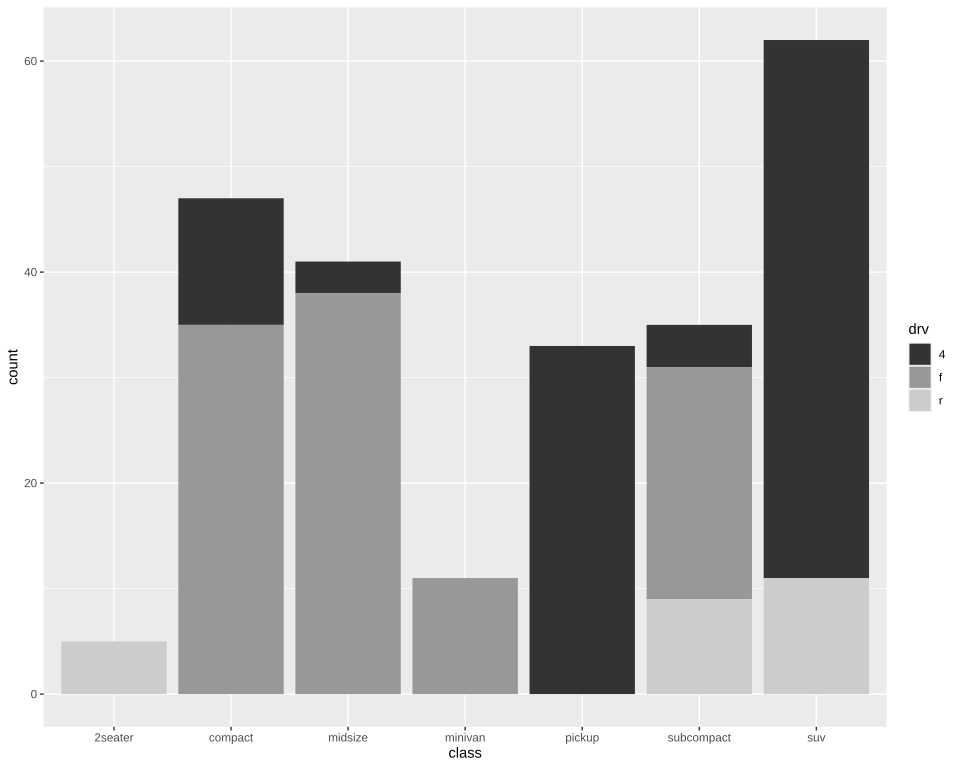

Reproduce this figure in R.
# The plot test/golden/scale_gray_bars.svg draws, drawn by ggplot2 itself, as ggplot2's own visual tests
# draw their snapshots: the independent check on that golden whenever it changes. The suite never
# runs this; it needs R, ggplot2 and vdiffr, saved as the Docker image giggly-r:ggplot2-4.0.3. From
# the repository's root:
#
#   docker run --rm -v "$PWD/test/golden":/golden:ro giggly-r:ggplot2-4.0.3 \
#     Rscript /golden/scale_gray_bars.R > scale_gray_bars.ggplot2.svg
#
# and compare the two drawings element by element, as test/golden/point.R describes.
#
# mpg's cars counted by class, each bar stacked by drive train and filled with greys from 0.2 to
# 0.8, spaced evenly once raised to the power 2.2, as R's grey.colors() spaces them.
#
# First checked with ggplot2 4.0.3 and vdiffr 1.0.9: every element and clip path matches but
# svglite's around the whole drawing, the one departure test/golden/point.R's, the x axis drawn
# before the y.

library(ggplot2)

plot <- ggplot(mpg, aes(class, fill = drv)) +
  geom_bar() +
  scale_fill_grey() +
  theme_gray()

file <- tempfile(fileext = ".svg")
vdiffr::write_svg(plot, file)
cat(readLines(file), sep = "\n")
